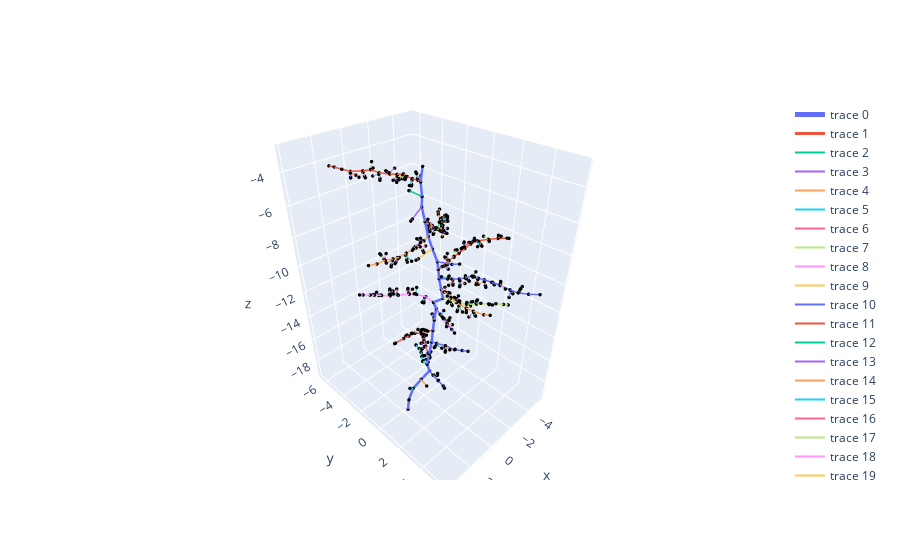

The code cell stored with this chart in its notebook:
### Code cell
# rs.initialize()
# rs.simulate(14)
# pyroot = Root(rs)
fig = pyroot.plot(draw_nodes=True)
fig

### Figure 1 — Plotly figure (JSON) as saved in the notebook; plotly's stock layout.template omitted (floating-point values rounded to 4 significant figures; data arrays with more than 128 entries replaced by an {"elided": "..."} marker saying what was removed)
{"data": [{"line": {"width": 5}, "mode": "lines", "type": "scatter3d", "x": [0, -0.1523, -0.1946, -0.3979, -0.276, -0.1237, -0.2575, -0.3226, -0.6094, -0.7949, -0.9135, -1.107, -0.8751, -1.219, -0.991, -0.8671, -0.6158, -0.2586, -0.02844, -0.2467, 0.474, 1.13, 1.644, 1.929], "y": [0, -0.31, -0.2538, -0.5008, -0.1271, 0.2659, 0.4596, 0.7927, 0.6054, 0.5016, 0.5731, 0.5654, -0.02313, -0.1017, -0.05076, -0.04759, 0.1037, 0.2318, 0.2634, 0.2767, 0.2066, 0.1044, 0.2194, 0.4252], "z": [-3, -3.938, -4.735, -5.469, -6.165, -6.845, -7.61, -8.334, -9.057, -9.828, -10.62, -11.39, -11.88, -12.6, -13.37, -14.16, -14.9, -15.6, -16.37, -17.14, -17.48, -17.92, -18.53, -19.06]}, {"line": {"width": 3.0}, "mode": "lines", "type": "scatter3d", "x": [-0.1523, -0.2161, -0.2924, -0.3419, -0.4508, -0.4449, -0.3302, -0.02356, 0.1339, 0.1221, 0.6115, 0.9158, 1.146, 1.317], "y": [-0.31, -0.5755, -1.078, -1.54, -1.941, -2.459, -2.941, -3.488, -4.021, -4.768, -5.317, -5.698, -6.092, -6.364], "z": [-3.938, -3.95, -4.016, -4.045, -4.037, -4.199, -4.288, -4.278, -4.203, -4.469, -4.516, -4.412, -4.322, -4.28]}, {"line": {"width": 2.0}, "mode": "lines", "type": "scatter3d", "x": [-0.2161, -0.2227, -0.2373, -0.213], "y": [-0.5755, -0.6107, -0.6919, -0.7215], "z": [-3.95, -3.851, -3.625, -3.545]}, {"line": {"width": 2.0}, "mode": "lines", "type": "scatter3d", "x": [-0.2227, -0.1852], "y": [-0.6107, -0.319], "z": [-3.851, -3.609]}, {"line": {"width": 2.0}, "mode": "lines", "type": "scatter3d", "x": [-0.2924, -0.2973, -0.2761, -0.2797], "y": [-1.078, -1.108, -1.128, -1.143], "z": [-4.016, -4.099, -4.337, -4.433]}, {"line": {"width": 2.0}, "mode": "lines", "type": "scatter3d", "x": [-0.2973, 0.03743], "y": [-1.108, -0.9644], "z": [-4.099, -4.272]}, {"line": {"width": 2.0}, "mode": "lines", "type": "scatter3d", "x": [-0.3419, -0.2436, -0.06159, 2.633e-05], "y": [-1.54, -1.541, -1.385, -1.324], "z": [-4.045, -4.04, -4.051, -4.05]}, {"line": {"width": 2.0}, "mode": "lines", "type": "scatter3d", "x": [-0.2436, -0.01158], "y": [-1.541, -1.907], "z": [-4.04, -4.058]}, {"line": {"width": 2.0}, "mode": "lines", "type": "scatter3d", "x": [-0.4508, -0.3973, -0.3058, -0.2636], "y": [-1.941, -1.963, -2.08, -2.125], "z": [-4.037, -4.12, -4.309, -4.367]}, {"line": {"width": 2.0}, "mode": "lines", "type": "scatter3d", "x": [-0.3973, -0.5742], "y": [-1.963, -2.185], "z": [-4.12, -4.408]}, {"line": {"width": 2.0}, "mode": "lines", "type": "scatter3d", "x": [-0.4449, -0.4293, -0.33, -0.2841], "y": [-2.459, -2.444, -2.374, -2.334], "z": [-4.199, -4.293, -4.5, -4.582]}, {"line": {"width": 2.0}, "mode": "lines", "type": "scatter3d", "x": [-0.4293, -0.0431], "y": [-2.444, -2.345], "z": [-4.293, -4.395]}, {"line": {"width": 2.0}, "mode": "lines", "type": "scatter3d", "x": [-0.3302, -0.3435, -0.3754, -0.4], "y": [-2.941, -3.008, -3.246, -3.351], "z": [-4.288, -4.238, -4.227, -4.228]}, {"line": {"width": 2.0}, "mode": "lines", "type": "scatter3d", "x": [-0.3435, -0.6867], "y": [-3.008, -2.925], "z": [-4.238, -4.042]}, {"line": {"width": 2.0}, "mode": "lines", "type": "scatter3d", "x": [-0.02356, -0.0235, -0.05703, -0.05959], "y": [-3.488, -3.521, -3.489, -3.504], "z": [-4.278, -4.382, -4.617, -4.729]}, {"line": {"width": 2.0}, "mode": "lines", "type": "scatter3d", "x": [-0.0235, 0.134], "y": [-3.521, -3.881], "z": [-4.382, -4.527]}, {"line": {"width": 2.0}, "mode": "lines", "type": "scatter3d", "x": [0.1339, 0.06158, -0.1431, -0.2214], "y": [-4.021, -4.089, -4.209, -4.257], "z": [-4.203, -4.2, -4.237, -4.257]}, {"line": {"width": 2.0}, "mode": "lines", "type": "scatter3d", "x": [0.06158, -0.02855], "y": [-4.089, -4.099], "z": [-4.2, -3.797]}, {"line": {"width": 2.0}, "mode": "lines", "type": "scatter3d", "x": [0.1221, 0.115, 0.06081, 0.03063], "y": [-4.768, -4.785, -4.732, -4.713], "z": [-4.469, -4.567, -4.795, -4.896]}, {"line": {"width": 2.0}, "mode": "lines", "type": "scatter3d", "x": [0.115, 0.4627], "y": [-4.785, -4.736], "z": [-4.567, -4.747]}, {"line": {"width": 2.0}, "mode": "lines", "type": "scatter3d", "x": [0.6115, 0.6476, 0.6583, 0.6653], "y": [-5.317, -5.271, -5.266, -5.266], "z": [-4.516, -4.601, -4.841, -4.878]}, {"line": {"width": 2.0}, "mode": "lines", "type": "scatter3d", "x": [0.6476, 0.3873], "y": [-5.271, -5.131], "z": [-4.601, -4.753]}, {"line": {"width": 3.0}, "mode": "lines", "type": "scatter3d", "x": [-0.1946, -0.2294, -0.2266], "y": [-0.2538, -1.253, -1.297], "z": [-4.735, -4.727, -4.733]}, {"line": {"width": 3.0}, "mode": "lines", "type": "scatter3d", "x": [-0.3979, 0.5198, 0.6652], "y": [-0.5008, -0.2758, -0.2405], "z": [-5.469, -5.796, -5.848]}, {"line": {"width": 3.0}, "mode": "lines", "type": "scatter3d", "x": [-0.276, -0.682, -1.148, -1.562, -1.974, -2.255, -2.71, -3.027, -3.327, -3.589, -3.845, -4.132, -4.498], "y": [-0.1271, -0.2679, -0.4093, -0.5245, -0.7102, -0.8376, -1.184, -1.366, -1.761, -2.104, -2.538, -2.839, -3.056], "z": [-6.165, -6.525, -6.854, -7.161, -7.514, -7.753, -7.787, -7.844, -7.838, -7.872, -7.804, -7.826, -7.832]}, {"line": {"width": 2.0}, "mode": "lines", "type": "scatter3d", "x": [-0.682, -0.703, -0.7267, -0.7176], "y": [-0.2679, -0.2375, -0.215, -0.1845], "z": [-6.525, -6.63, -6.868, -6.964]}, {"line": {"width": 2.0}, "mode": "lines", "type": "scatter3d", "x": [-0.703, -0.839], "y": [-0.2375, 0.1462], "z": [-6.63, -6.635]}, {"line": {"width": 2.0}, "mode": "lines", "type": "scatter3d", "x": [-1.148, -1.166, -1.219, -1.236], "y": [-0.4093, -0.4867, -0.7197, -0.8091], "z": [-6.854, -6.848, -6.827, -6.815]}, {"line": {"width": 2.0}, "mode": "lines", "type": "scatter3d", "x": [-1.166, -1.056], "y": [-0.4867, -0.6918], "z": [-6.848, -6.507]}, {"line": {"width": 2.0}, "mode": "lines", "type": "scatter3d", "x": [-1.562, -1.511, -1.424, -1.394], "y": [-0.5245, -0.5408, -0.5794, -0.5922], "z": [-7.161, -7.253, -7.474, -7.551]}, {"line": {"width": 2.0}, "mode": "lines", "type": "scatter3d", "x": [-1.511, -1.259], "y": [-0.5408, -0.8066], "z": [-7.253, -7.224]}, {"line": {"width": 2.0}, "mode": "lines", "type": "scatter3d", "x": [-1.974, -1.991, -1.971, -1.96], "y": [-0.7102, -0.8013, -1.027, -1.136], "z": [-7.514, -7.498, -7.576, -7.59]}, {"line": {"width": 2.0}, "mode": "lines", "type": "scatter3d", "x": [-1.991, -2.205], "y": [-0.8013, -0.8905], "z": [-7.498, -7.169]}, {"line": {"width": 2.0}, "mode": "lines", "type": "scatter3d", "x": [-2.255, -2.299, -2.479, -2.545], "y": [-0.8376, -0.7558, -0.6272, -0.5791], "z": [-7.753, -7.789, -7.883, -7.919]}, {"line": {"width": 2.0}, "mode": "lines", "type": "scatter3d", "x": [-2.299, -2.376], "y": [-0.7558, -0.7935], "z": [-7.789, -8.156]}, {"line": {"width": 2.0}, "mode": "lines", "type": "scatter3d", "x": [-2.71, -2.764, -2.891, -2.935], "y": [-1.184, -1.182, -1.193, -1.181], "z": [-7.787, -7.862, -8.065, -8.143]}, {"line": {"width": 2.0}, "mode": "lines", "type": "scatter3d", "x": [-2.764, -3.046], "y": [-1.182, -1.504], "z": [-7.862, -7.83]}, {"line": {"width": 2.0}, "mode": "lines", "type": "scatter3d", "x": [-3.027, -3.03, -3.034, -3.033], "y": [-1.366, -1.403, -1.304, -1.28], "z": [-7.844, -7.967, -8.186, -8.277]}, {"line": {"width": 2.0}, "mode": "lines", "type": "scatter3d", "x": [-3.03, -3.365], "y": [-1.403, -1.298], "z": [-7.967, -8.164]}, {"line": {"width": 2.0}, "mode": "lines", "type": "scatter3d", "x": [-3.327, -3.421, -3.643, -3.731], "y": [-1.761, -1.717, -1.644, -1.616], "z": [-7.838, -7.83, -7.886, -7.908]}, {"line": {"width": 2.0}, "mode": "lines", "type": "scatter3d", "x": [-3.421, -3.639], "y": [-1.717, -1.567], "z": [-7.83, -7.523]}, {"line": {"width": 2.0}, "mode": "lines", "type": "scatter3d", "x": [-3.589, -3.698, -3.923, -4.022], "y": [-2.104, -2.092, -2.058, -2.042], "z": [-7.872, -7.833, -7.757, -7.728]}, {"line": {"width": 2.0}, "mode": "lines", "type": "scatter3d", "x": [-3.698, -3.811], "y": [-2.092, -1.724], "z": [-7.833, -7.766]}, {"line": {"width": 2.0}, "mode": "lines", "type": "scatter3d", "x": [-3.845, -3.851], "y": [-2.538, -2.54], "z": [-7.804, -7.815]}, {"line": {"width": 3.0}, "mode": "lines", "type": "scatter3d", "x": [-0.1237, 0.2905, 0.7426, 0.9849, 1.648, 2.123, 2.514, 2.948, 3.49, 3.919], "y": [0.2659, 0.3578, 0.4371, 0.4748, 0.4113, 0.4005, 0.3513, 0.258, 0.2645, 0.1332], "z": [-6.845, -6.947, -7.033, -7.053, -7.11, -7.172, -7.113, -7.058, -7.028, -6.993]}, {"line": {"width": 2.0}, "mode": "lines", "type": "scatter3d", "x": [0.2905, 0.3577, 0.4475, 0.4586], "y": [0.3578, 0.3063, 0.08603, -0.01778], "z": [-6.947, -6.915, -6.883, -6.893]}, {"line": {"width": 2.0}, "mode": "lines", "type": "scatter3d", "x": [0.3577, 0.6019], "y": [0.3063, 0.4135], "z": [-6.915, -6.636]}, {"line": {"width": 2.0}, "mode": "lines", "type": "scatter3d", "x": [0.7426, 0.7276, 0.6842, 0.6825], "y": [0.4371, 0.5112, 0.6633, 0.7422], "z": [-7.033, -7.066, -7.247, -7.335]}, {"line": {"width": 2.0}, "mode": "lines", "type": "scatter3d", "x": [0.7276, 0.3895], "y": [0.5112, 0.587], "z": [-7.066, -7.118]}, {"line": {"width": 2.0}, "mode": "lines", "type": "scatter3d", "x": [0.9849, 1.03, 1.249, 1.346], "y": [0.4748, 0.4365, 0.5347, 0.5721], "z": [-7.053, -6.977, -6.974, -7.0]}, {"line": {"width": 2.0}, "mode": "lines", "type": "scatter3d", "x": [1.03, 0.8157], "y": [0.4365, 0.6287], "z": [-6.977, -6.72]}, {"line": {"width": 2.0}, "mode": "lines", "type": "scatter3d", "x": [1.648, 1.687, 1.718, 1.736], "y": [0.4113, 0.426, 0.5191, 0.5807], "z": [-7.11, -7.222, -7.441, -7.55]}, {"line": {"width": 2.0}, "mode": "lines", "type": "scatter3d", "x": [1.687, 1.674], "y": [0.426, 0.8471], "z": [-7.222, -7.408]}, {"line": {"width": 2.0}, "mode": "lines", "type": "scatter3d", "x": [2.123, 2.169, 2.242, 2.277], "y": [0.4005, 0.353, 0.2613, 0.2271], "z": [-7.172, -7.257, -7.466, -7.553]}, {"line": {"width": 2.0}, "mode": "lines", "type": "scatter3d", "x": [2.169, 1.994], "y": [0.353, 0.1028], "z": [-7.257, -7.372]}, {"line": {"width": 2.0}, "mode": "lines", "type": "scatter3d", "x": [2.514, 2.547, 2.632, 2.668], "y": [0.3513, 0.3486, 0.354, 0.3667], "z": [-7.113, -7.199, -7.423, -7.513]}, {"line": {"width": 2.0}, "mode": "lines", "type": "scatter3d", "x": [2.547, 2.902], "y": [0.3486, 0.2773], "z": [-7.199, -7.228]}, {"line": {"width": 2.0}, "mode": "lines", "type": "scatter3d", "x": [2.948, 2.954, 2.998, 3.014], "y": [0.258, 0.1794, 0.00444, -0.05493], "z": [-7.058, -6.983, -6.824, -6.772]}, {"line": {"width": 2.0}, "mode": "lines", "type": "scatter3d", "x": [2.954, 2.912], "y": [0.1794, 0.3237], "z": [-6.983, -6.641]}, {"line": {"width": 3.0}, "mode": "lines", "type": "scatter3d", "x": [-0.2575, 0.685, 0.8159], "y": [0.4596, 0.3199, 0.2751], "z": [-7.61, -7.913, -7.956]}, {"line": {"width": 3.0}, "mode": "lines", "type": "scatter3d", "x": [-0.3226, -0.4497, -0.6435], "y": [0.7927, 1.764, 2.147], "z": [-8.334, -8.133, -8.029]}, {"line": {"width": 3.0}, "mode": "lines", "type": "scatter3d", "x": [-0.6094, -0.945, -1.566, -2.013, -2.41, -2.966, -3.485, -4.02, -4.536, -4.977, -5.303, -5.366], "y": [0.6054, 0.5682, 0.5298, 0.5172, 0.5346, 0.5125, 0.5214, 0.6303, 1.032, 1.41, 1.854, 1.944], "z": [-9.057, -9.033, -8.928, -8.826, -8.787, -8.687, -8.586, -8.537, -8.472, -8.44, -8.37, -8.376]}, {"line": {"width": 2.0}, "mode": "lines", "type": "scatter3d", "x": [-0.945, -0.9715, -1.004, -1.017], "y": [0.5682, 0.6485, 0.8371, 0.9101], "z": [-9.033, -8.982, -8.837, -8.782]}, {"line": {"width": 2.0}, "mode": "lines", "type": "scatter3d", "x": [-0.9715, -1.221], "y": [0.6485, 0.8135], "z": [-8.982, -9.218]}, {"line": {"width": 2.0}, "mode": "lines", "type": "scatter3d", "x": [-1.566, -1.588, -1.644, -1.665], "y": [0.5298, 0.4413, 0.2092, 0.114], "z": [-8.928, -8.926, -8.901, -8.888]}, {"line": {"width": 2.0}, "mode": "lines", "type": "scatter3d", "x": [-1.588, -1.685], "y": [0.4413, 0.2807], "z": [-8.926, -8.586]}, {"line": {"width": 2.0}, "mode": "lines", "type": "scatter3d", "x": [-2.013, -2.073, -2.211, -2.269], "y": [0.5172, 0.4673, 0.3441, 0.2926], "z": [-8.826, -8.878, -9.031, -9.097]}, {"line": {"width": 2.0}, "mode": "lines", "type": "scatter3d", "x": [-2.073, -2.407], "y": [0.4673, 0.2571], "z": [-8.878, -8.678]}, {"line": {"width": 2.0}, "mode": "lines", "type": "scatter3d", "x": [-2.41, -2.441, -2.582, -2.624], "y": [0.5346, 0.5496, 0.5662, 0.6032], "z": [-8.787, -8.705, -8.511, -8.456]}, {"line": {"width": 2.0}, "mode": "lines", "type": "scatter3d", "x": [-2.441, -2.166], "y": [0.5496, 0.5899], "z": [-8.705, -8.411]}, {"line": {"width": 2.0}, "mode": "lines", "type": "scatter3d", "x": [-2.966, -2.983, -3.089, -3.152], "y": [0.5125, 0.4518, 0.317, 0.2835], "z": [-8.687, -8.613, -8.446, -8.406]}, {"line": {"width": 2.0}, "mode": "lines", "type": "scatter3d", "x": [-2.983, -3.374], "y": [0.4518, 0.4705], "z": [-8.613, -8.452]}, {"line": {"width": 2.0}, "mode": "lines", "type": "scatter3d", "x": [-3.485, -3.52, -3.548, -3.548], "y": [0.5214, 0.5471, 0.7083, 0.7837], "z": [-8.586, -8.472, -8.296, -8.249]}, {"line": {"width": 2.0}, "mode": "lines", "type": "scatter3d", "x": [-3.52, -3.933], "y": [0.5471, 0.4257], "z": [-8.472, -8.406]}, {"line": {"width": 2.0}, "mode": "lines", "type": "scatter3d", "x": [-4.02, -4.039, -4.141, -4.183], "y": [0.6303, 0.7039, 0.7988, 0.8443], "z": [-8.537, -8.589, -8.784, -8.881]}, {"line": {"width": 2.0}, "mode": "lines", "type": "scatter3d", "x": [-4.039, -3.693], "y": [0.7039, 0.9018], "z": [-8.589, -8.689]}, {"line": {"width": 2.0}, "mode": "lines", "type": "scatter3d", "x": [-4.536, -4.618, -4.782, -4.812], "y": [1.032, 0.9867, 0.9209, 0.9024], "z": [-8.472, -8.55, -8.712, -8.772]}, {"line": {"width": 2.0}, "mode": "lines", "type": "scatter3d", "x": [-4.618, -4.637], "y": [0.9867, 0.5791], "z": [-8.55, -8.476]}, {"line": {"width": 2.0}, "mode": "lines", "type": "scatter3d", "x": [-4.977, -4.976, -5.011], "y": [1.41, 1.463, 1.604], "z": [-8.44, -8.363, -8.22]}, {"line": {"width": 2.0}, "mode": "lines", "type": "scatter3d", "x": [-4.976, -5.017], "y": [1.463, 1.399], "z": [-8.363, -8.237]}, {"line": {"width": 3.0}, "mode": "lines", "type": "scatter3d", "x": [-0.7949, -1.077, -1.21, -1.445, -1.643, -1.867, -2.141, -2.377, -2.551, -2.67, -2.799, -2.93, -3.142, -3.429, -3.429], "y": [0.5016, 0.9238, 1.127, 1.502, 1.771, 2.067, 2.331, 2.576, 2.999, 3.51, 4.121, 4.594, 5.132, 5.674, 5.675], "z": [-9.828, -9.784, -9.754, -9.684, -9.576, -9.422, -9.566, -9.671, -9.733, -9.765, -9.817, -9.864, -9.791, -9.684, -9.684]}, {"line": {"width": 2.0}, "mode": "lines", "type": "scatter3d", "x": [-1.077, -1.051, -0.9833, -0.962], "y": [0.9238, 0.9624, 1.08, 1.126], "z": [-9.784, -9.694, -9.497, -9.429]}, {"line": {"width": 2.0}, "mode": "lines", "type": "scatter3d", "x": [-1.051, -0.7977], "y": [0.9624, 0.6786], "z": [-9.694, -9.611]}, {"line": {"width": 2.0}, "mode": "lines", "type": "scatter3d", "x": [-1.21, -1.203, -1.209, -1.203], "y": [1.127, 1.186, 1.226, 1.231], "z": [-9.754, -9.805, -10.04, -10.13]}, {"line": {"width": 2.0}, "mode": "lines", "type": "scatter3d", "x": [-1.203, -0.8298], "y": [1.186, 1.225], "z": [-9.805, -9.966]}, {"line": {"width": 2.0}, "mode": "lines", "type": "scatter3d", "x": [-1.445, -1.398, -1.318, -1.28], "y": [1.502, 1.57, 1.669, 1.685], "z": [-9.684, -9.757, -9.961, -10.06]}, {"line": {"width": 2.0}, "mode": "lines", "type": "scatter3d", "x": [-1.398, -1.657], "y": [1.57, 1.751], "z": [-9.757, -9.983]}, {"line": {"width": 2.0}, "mode": "lines", "type": "scatter3d", "x": [-1.643, -1.704, -1.867, -1.931], "y": [1.771, 1.801, 1.833, 1.847], "z": [-9.576, -9.643, -9.817, -9.904]}, {"line": {"width": 2.0}, "mode": "lines", "type": "scatter3d", "x": [-1.704, -2.01], "y": [1.801, 1.469], "z": [-9.643, -9.743]}, {"line": {"width": 2.0}, "mode": "lines", "type": "scatter3d", "x": [-1.867, -1.812, -1.703, -1.681], "y": [2.067, 2.131, 2.305, 2.391], "z": [-9.422, -9.376, -9.252, -9.214]}, {"line": {"width": 2.0}, "mode": "lines", "type": "scatter3d", "x": [-1.812, -1.975], "y": [2.131, 2.246], "z": [-9.376, -9.091]}, {"line": {"width": 2.0}, "mode": "lines", "type": "scatter3d", "x": [-2.141, -2.138, -2.078, -2.05], "y": [2.331, 2.301, 2.281, 2.273], "z": [-9.566, -9.669, -9.9, -9.993]}, {"line": {"width": 2.0}, "mode": "lines", "type": "scatter3d", "x": [-2.138, -2.221], "y": [2.301, 1.869], "z": [-9.669, -9.747]}, {"line": {"width": 2.0}, "mode": "lines", "type": "scatter3d", "x": [-2.377, -2.356, -2.309, -2.291], "y": [2.576, 2.617, 2.748, 2.8], "z": [-9.671, -9.766, -9.962, -10.05]}, {"line": {"width": 2.0}, "mode": "lines", "type": "scatter3d", "x": [-2.356, -2.114], "y": [2.617, 2.393], "z": [-9.766, -9.949]}, {"line": {"width": 2.0}, "mode": "lines", "type": "scatter3d", "x": [-2.551, -2.649, -2.814, -2.847], "y": [2.999, 2.984, 2.965, 2.982], "z": [-9.733, -9.784, -9.957, -10.06]}, {"line": {"width": 2.0}, "mode": "lines", "type": "scatter3d", "x": [-2.649, -2.881], "y": [2.984, 3.336], "z": [-9.784, -9.881]}, {"line": {"width": 2.0}, "mode": "lines", "type": "scatter3d", "x": [-2.67, -2.638, -2.569, -2.53], "y": [3.51, 3.549, 3.592, 3.613], "z": [-9.765, -9.674, -9.448, -9.359]}, {"line": {"width": 2.0}, "mode": "lines", "type": "scatter3d", "x": [-2.638, -2.563], "y": [3.549, 3.962], "z": [-9.674, -9.723]}, {"line": {"width": 2.0}, "mode": "lines", "type": "scatter3d", "x": [-2.799, -2.858, -2.963, -3.012], "y": [4.121, 4.134, 4.205, 4.201], "z": [-9.817, -9.89, -10.09, -10.16]}, {"line": {"width": 2.0}, "mode": "lines", "type": "scatter3d", "x": [-2.858, -2.66], "y": [4.134, 4.211], "z": [-9.89, -10.23]}, {"line": {"width": 2.0}, "mode": "lines", "type": "scatter3d", "x": [-2.93, -2.926, -2.88, -2.889], "y": [4.594, 4.63, 4.709, 4.736], "z": [-9.864, -9.776, -9.554, -9.486]}, {"line": {"width": 2.0}, "mode": "lines", "type": "scatter3d", "x": [-2.926, -3.257], "y": [4.63, 4.598], "z": [-9.776, -9.587]}, {"line": {"width": 2.0}, "mode": "lines", "type": "scatter3d", "x": [-3.142, -3.144], "y": [5.132, 5.133], "z": [-9.791, -9.787]}, {"line": {"width": 3.0}, "mode": "lines", "type": "scatter3d", "x": [-0.9135, -0.9293, -0.9663, -1.106, -1.208, -1.349, -1.427, -1.571, -1.721], "y": [0.5731, 0.8116, 1.318, 1.646, 1.817, 2.213, 2.695, 3.372, 3.704], "z": [-10.62, -10.69, -10.84, -11.13, -11.25, -11.37, -11.38, -11.34, -11.28]}, {"line": {"width": 2.0}, "mode": "lines", "type": "scatter3d", "x": [-0.9293, -1.019, -1.228, -1.319], "y": [0.8116, 0.8316, 0.8654, 0.9082], "z": [-10.69, -10.75, -10.86, -10.93]}, {"line": {"width": 2.0}, "mode": "lines", "type": "scatter3d", "x": [-1.019, -1.251], "y": [0.8316, 0.557], "z": [-10.75, -10.65]}, {"line": {"width": 2.0}, "mode": "lines", "type": "scatter3d", "x": [-0.9663, -0.8883, -0.6644, -0.5637], "y": [1.318, 1.335, 1.369, 1.399], "z": [-10.84, -10.9, -10.98, -11.01]}, {"line": {"width": 2.0}, "mode": "lines", "type": "scatter3d", "x": [-0.8883, -0.6226], "y": [1.335, 1.339], "z": [-10.9, -10.56]}, {"line": {"width": 2.0}, "mode": "lines", "type": "scatter3d", "x": [-1.106, -1.212, -1.36, -1.422], "y": [1.646, 1.621, 1.433, 1.323], "z": [-11.13, -11.12, -11.14, -11.17]}, {"line": {"width": 2.0}, "mode": "lines", "type": "scatter3d", "x": [-1.212, -1.299], "y": [1.621, 1.61], "z": [-11.12, -10.76]}, {"line": {"width": 2.0}, "mode": "lines", "type": "scatter3d", "x": [-1.208, -1.142, -1.023, -0.9748], "y": [1.817, 1.811, 1.829, 1.837], "z": [-11.25, -11.33, -11.54, -11.62]}, {"line": {"width": 2.0}, "mode": "lines", "type": "scatter3d", "x": [-1.142, -1.111], "y": [1.811, 2.143], "z": [-11.33, -11.56]}, {"line": {"width": 2.0}, "mode": "lines", "type": "scatter3d", "x": [-1.349, -1.372, -1.427, -1.451], "y": [2.213, 2.229, 2.172, 2.156], "z": [-11.37, -11.48, -11.7, -11.79]}, {"line": {"width": 2.0}, "mode": "lines", "type": "scatter3d", "x": [-1.372, -1.719], "y": [2.229, 2.223], "z": [-11.48, -11.4]}, {"line": {"width": 2.0}, "mode": "lines", "type": "scatter3d", "x": [-1.427, -1.458, -1.528, -1.554], "y": [2.695, 2.708, 2.762, 2.78], "z": [-11.38, -11.47, -11.7, -11.76]}, {"line": {"width": 2.0}, "mode": "lines", "type": "scatter3d", "x": [-1.458, -1.167], "y": [2.708, 2.596], "z": [-11.47, -11.71]}, {"line": {"width": 3.0}, "mode": "lines", "type": "scatter3d", "x": [-1.107, -1.339, -1.468, -1.657, -1.916, -2.42, -2.721, -3.047, -3.246], "y": [0.5654, 0.9201, 1.525, 1.973, 2.512, 3.021, 3.318, 3.639, 3.835], "z": [-11.39, -11.47, -11.4, -11.38, -11.22, -11.2, -11.19, -11.24, -11.28]}, {"line": {"width": 2.0}, "mode": "lines", "type": "scatter3d", "x": [-1.339, -1.361, -1.431, -1.458], "y": [0.9201, 0.936, 0.9907, 1.01], "z": [-11.47, -11.57, -11.79, -11.88]}, {"line": {"width": 2.0}, "mode": "lines", "type": "scatter3d", "x": [-1.361, -1.696], "y": [0.936, 1.199], "z": [-11.57, -11.57]}, {"line": {"width": 2.0}, "mode": "lines", "type": "scatter3d", "x": [-1.468, -1.447, -1.35, -1.28], "y": [1.525, 1.566, 1.676, 1.71], "z": [-11.4, -11.32, -11.12, -11.05]}, {"line": {"width": 2.0}, "mode": "lines", "type": "scatter3d", "x": [-1.447, -1.285], "y": [1.566, 1.313], "z": [-11.32, -11.02]}, {"line": {"width": 2.0}, "mode": "lines", "type": "scatter3d", "x": [-1.657, -1.701, -1.85, -1.9], "y": [1.973, 2.013, 2.176, 2.233], "z": [-11.38, -11.29, -11.2, -11.17]}, {"line": {"width": 2.0}, "mode": "lines", "type": "scatter3d", "x": [-1.701, -1.444], "y": [2.013, 2.146], "z": [-11.29, -11.04]}, {"line": {"width": 2.0}, "mode": "lines", "type": "scatter3d", "x": [-1.916, -1.889, -1.848, -1.849], "y": [2.512, 2.503, 2.562, 2.603], "z": [-11.22, -11.15, -10.92, -10.83]}, {"line": {"width": 2.0}, "mode": "lines", "type": "scatter3d", "x": [-1.889, -1.905], "y": [2.503, 2.828], "z": [-11.15, -10.98]}, {"line": {"width": 2.0}, "mode": "lines", "type": "scatter3d", "x": [-2.42, -2.408, -2.416], "y": [3.021, 3.119, 3.297], "z": [-11.2, -11.17, -11.13]}, {"line": {"width": 2.0}, "mode": "lines", "type": "scatter3d", "x": [-2.408, -2.26], "y": [3.119, 3.167], "z": [-11.17, -11.08]}, {"line": {"width": 3.0}, "mode": "lines", "type": "scatter3d", "x": [-0.8751, -0.8046, -0.4361, -0.1199, 0.4315, 0.8332, 1.205, 1.551, 1.756, 2.128, 2.298], "y": [-0.02313, -0.6213, -1.069, -1.393, -1.801, -2.116, -2.488, -2.755, -2.907, -3.131, -3.248], "z": [-11.88, -11.72, -11.58, -11.56, -11.57, -11.58, -11.55, -11.49, -11.45, -11.36, -11.34]}, {"line": {"width": 2.0}, "mode": "lines", "type": "scatter3d", "x": [-0.8046, -0.7485, -0.664, -0.6411], "y": [-0.6213, -0.6686, -0.6737, -0.6364], "z": [-11.72, -11.78, -12.0, -12.12]}, {"line": {"width": 2.0}, "mode": "lines", "type": "scatter3d", "x": [-0.7485, -0.3979], "y": [-0.6686, -0.5307], "z": [-11.78, -11.89]}, {"line": {"width": 2.0}, "mode": "lines", "type": "scatter3d", "x": [-0.4361, -0.3716, -0.2062, -0.1302], "y": [-1.069, -1.064, -0.9755, -0.9458], "z": [-11.58, -11.51, -11.36, -11.31]}, {"line": {"width": 2.0}, "mode": "lines", "type": "scatter3d", "x": [-0.3716, -0.5119], "y": [-1.064, -1.131], "z": [-11.51, -11.12]}, {"line": {"width": 2.0}, "mode": "lines", "type": "scatter3d", "x": [-0.1199, -0.1467, -0.2475, -0.3294], "y": [-1.393, -1.468, -1.655, -1.729], "z": [-11.56, -11.52, -11.41, -11.4]}, {"line": {"width": 2.0}, "mode": "lines", "type": "scatter3d", "x": [-0.1467, -0.3588], "y": [-1.468, -1.344], "z": [-11.52, -11.28]}, {"line": {"width": 2.0}, "mode": "lines", "type": "scatter3d", "x": [0.4315, 0.48, 0.6762, 0.754], "y": [-1.801, -1.854, -1.983, -2.035], "z": [-11.57, -11.49, -11.44, -11.42]}, {"line": {"width": 2.0}, "mode": "lines", "type": "scatter3d", "x": [0.48, 0.2503], "y": [-1.854, -2.136], "z": [-11.49, -11.36]}, {"line": {"width": 2.0}, "mode": "lines", "type": "scatter3d", "x": [0.8332, 0.828, 0.6858, 0.6241], "y": [-2.116, -2.177, -2.294, -2.352], "z": [-11.58, -11.5, -11.34, -11.29]}, {"line": {"width": 2.0}, "mode": "lines", "type": "scatter3d", "x": [0.828, 0.5196], "y": [-2.177, -2.185], "z": [-11.5, -11.41]}, {"line": {"width": 2.0}, "mode": "lines", "type": "scatter3d", "x": [1.205, 1.18, 1.169, 1.166], "y": [-2.488, -2.576, -2.779, -2.824], "z": [-11.55, -11.58, -11.71, -11.74]}, {"line": {"width": 2.0}, "mode": "lines", "type": "scatter3d", "x": [1.18, 1.32], "y": [-2.576, -2.815], "z": [-11.58, -11.41]}, {"line": {"width": 2.0}, "mode": "lines", "type": "scatter3d", "x": [1.551, 1.532, 1.505], "y": [-2.755, -2.829, -2.926], "z": [-11.49, -11.51, -11.55]}, {"line": {"width": 2.0}, "mode": "lines", "type": "scatter3d", "x": [1.532, 1.502], "y": [-2.829, -2.832], "z": [-11.51, -11.52]}, {"line": {"width": 3.0}, "mode": "lines", "type": "scatter3d", "x": [-1.219, -1.159, -1.118, -1.072, -0.9459, -0.8809], "y": [-0.1017, 0.3053, 0.6217, 0.9759, 1.495, 1.793], "z": [-12.6, -12.8, -12.94, -13.11, -13.2, -13.27]}, {"line": {"width": 2.0}, "mode": "lines", "type": "scatter3d", "x": [-1.159, -1.11, -1.018, -1.011], "y": [0.3053, 0.401, 0.6223, 0.7267], "z": [-12.8, -12.77, -12.76, -12.78]}, {"line": {"width": 2.0}, "mode": "lines", "type": "scatter3d", "x": [-1.11, -1.27], "y": [0.401, 0.5004], "z": [-12.77, -12.45]}, {"line": {"width": 2.0}, "mode": "lines", "type": "scatter3d", "x": [-1.118, -1.191, -1.376, -1.441], "y": [0.6217, 0.6571, 0.7539, 0.8093], "z": [-12.94, -13.0, -13.12, -13.17]}, {"line": {"width": 2.0}, "mode": "lines", "type": "scatter3d", "x": [-1.191, -1.344], "y": [0.6571, 0.9578], "z": [-13.0, -12.81]}, {"line": {"width": 2.0}, "mode": "lines", "type": "scatter3d", "x": [-1.072, -1.11, -1.173, -1.175], "y": [0.9759, 0.9699, 0.8943, 0.8545], "z": [-13.11, -13.19, -13.41, -13.48]}, {"line": {"width": 2.0}, "mode": "lines", "type": "scatter3d", "x": [-1.11, -1.373], "y": [0.9699, 1.16], "z": [-13.19, -13.26]}, {"line": {"width": 3.0}, "mode": "lines", "type": "scatter3d", "x": [-0.991, -1.606, -1.828], "y": [-0.05076, -0.6687, -1.061], "z": [-13.37, -13.85, -13.91]}, {"line": {"width": 3.0}, "mode": "lines", "type": "scatter3d", "x": [-0.8671, -0.6104, -0.1845, 0.2218, 0.6931, 1.116, 1.762, 1.829], "y": [-0.04759, -0.2662, -0.4117, -0.5959, -0.6508, -0.6803, -0.7191, -0.7246], "z": [-14.16, -14.19, -14.19, -14.07, -14.05, -14.01, -14.02, -14.02]}, {"line": {"width": 2.0}, "mode": "lines", "type": "scatter3d", "x": [-0.6104, -0.5478, -0.3693, -0.2788], "y": [-0.2662, -0.2832, -0.3999, -0.4697], "z": [-14.19, -14.11, -14.0, -13.99]}, {"line": {"width": 2.0}, "mode": "lines", "type": "scatter3d", "x": [-0.5478, -0.3466], "y": [-0.2832, -0.5303], "z": [-14.11, -14.38]}, {"line": {"width": 2.0}, "mode": "lines", "type": "scatter3d", "x": [-0.1845, -0.1302, 0.007029, 0.06298], "y": [-0.4117, -0.3506, -0.2017, -0.1403], "z": [-14.19, -14.12, -14.0, -13.94]}, {"line": {"width": 2.0}, "mode": "lines", "type": "scatter3d", "x": [-0.1302, -0.2588], "y": [-0.3506, -0.1514], "z": [-14.12, -13.82]}, {"line": {"width": 2.0}, "mode": "lines", "type": "scatter3d", "x": [0.2218, 0.2808, 0.4892, 0.5501], "y": [-0.5959, -0.5598, -0.5543, -0.553], "z": [-14.07, -14.0, -13.88, -13.85]}, {"line": {"width": 2.0}, "mode": "lines", "type": "scatter3d", "x": [0.2808, 0.101], "y": [-0.5598, -0.422], "z": [-14.0, -13.71]}, {"line": {"width": 2.0}, "mode": "lines", "type": "scatter3d", "x": [0.6931, 0.7316, 0.7576], "y": [-0.6508, -0.7505, -0.8574], "z": [-14.05, -14.07, -14.13]}, {"line": {"width": 2.0}, "mode": "lines", "type": "scatter3d", "x": [0.7316, 0.7223], "y": [-0.7505, -0.7833], "z": [-14.07, -14.03]}, {"line": {"width": 3.0}, "mode": "lines", "type": "scatter3d", "x": [-0.6158, -0.7625, -1.015, -1.211, -1.49, -1.724], "y": [0.1037, 0.4106, 0.954, 1.573, 1.977, 2.27], "z": [-14.9, -14.91, -14.93, -15.01, -14.99, -15.02]}, {"line": {"width": 2.0}, "mode": "lines", "type": "scatter3d", "x": [-0.7625, -0.7222, -0.6958, -0.6678], "y": [0.4106, 0.4388, 0.3249, 0.2877], "z": [-14.91, -14.99, -15.2, -15.3]}, {"line": {"width": 2.0}, "mode": "lines", "type": "scatter3d", "x": [-0.7222, -0.7808], "y": [0.4388, 0.8598], "z": [-14.99, -15.05]}, {"line": {"width": 2.0}, "mode": "lines", "type": "scatter3d", "x": [-1.015, -0.9601, -0.8316, -0.7738], "y": [0.954, 1.002, 1.133, 1.166], "z": [-14.93, -14.97, -15.12, -15.19]}, {"line": {"width": 2.0}, "mode": "lines", "type": "scatter3d", "x": [-0.9601, -0.9598], "y": [1.002, 1.391], "z": [-14.97, -14.97]}, {"line": {"width": 2.0}, "mode": "lines", "type": "scatter3d", "x": [-1.211, -1.237], "y": [1.573, 1.601], "z": [-15.01, -14.96]}, {"line": {"width": 3.0}, "mode": "lines", "type": "scatter3d", "x": [-0.2586, -0.3927, -0.674, -0.912, -1.05, -1.233, -1.429], "y": [0.2318, -0.01489, -0.5193, -0.9257, -1.144, -1.568, -1.746], "z": [-15.6, -15.81, -15.7, -15.6, -15.53, -15.51, -15.6]}, {"line": {"width": 2.0}, "mode": "lines", "type": "scatter3d", "x": [-0.3927, -0.4423, -0.486, -0.4794], "y": [-0.01489, 0.03244, 0.05373, 0.06199], "z": [-15.81, -15.89, -16.12, -16.24]}, {"line": {"width": 2.0}, "mode": "lines", "type": "scatter3d", "x": [-0.4423, -0.7549], "y": [0.03244, -0.1189], "z": [-15.89, -15.99]}, {"line": {"width": 2.0}, "mode": "lines", "type": "scatter3d", "x": [-0.674, -0.6433, -0.56, -0.5321], "y": [-0.5193, -0.5909, -0.7066, -0.7476], "z": [-15.7, -15.78, -15.97, -16.02]}, {"line": {"width": 2.0}, "mode": "lines", "type": "scatter3d", "x": [-0.6433, -0.7143], "y": [-0.5909, -1.004], "z": [-15.78, -15.77]}, {"line": {"width": 2.0}, "mode": "lines", "type": "scatter3d", "x": [-0.912, -0.9447, -1.047, -1.062], "y": [-0.9257, -0.9721, -1.034, -1.045], "z": [-15.6, -15.68, -15.89, -15.93]}, {"line": {"width": 2.0}, "mode": "lines", "type": "scatter3d", "x": [-0.9447, -1.137], "y": [-0.9721, -0.7872], "z": [-15.68, -15.81]}, {"line": {"width": 2.0}, "mode": "lines", "type": "scatter3d", "x": [-1.05, -1.105, -1.225], "y": [-1.144, -1.098, -1.009], "z": [-15.53, -15.46, -15.36]}, {"line": {"width": 2.0}, "mode": "lines", "type": "scatter3d", "x": [-1.105, -1.18], "y": [-1.098, -1.174], "z": [-15.46, -15.4]}, {"line": {"width": 3.0}, "mode": "lines", "type": "scatter3d", "x": [-0.02844, -0.03486, -0.3016, -0.538, -0.7019, -0.8058, -0.8125], "y": [0.2634, -0.1595, -0.5192, -0.8232, -1.186, -1.59, -1.617], "z": [-16.37, -16.41, -16.39, -16.38, -16.36, -16.38, -16.38]}, {"line": {"width": 2.0}, "mode": "lines", "type": "scatter3d", "x": [-0.03486, -0.1287, -0.3518, -0.4148], "y": [-0.1595, -0.1914, -0.1931, -0.1978], "z": [-16.41, -16.44, -16.53, -16.54]}, {"line": {"width": 2.0}, "mode": "lines", "type": "scatter3d", "x": [-0.1287, -0.2799], "y": [-0.1914, 0.1068], "z": [-16.44, -16.47]}, {"line": {"width": 2.0}, "mode": "lines", "type": "scatter3d", "x": [-0.3016, -0.4029, -0.5016], "y": [-0.5192, -0.4759, -0.4262], "z": [-16.39, -16.39, -16.37]}, {"line": {"width": 2.0}, "mode": "lines", "type": "scatter3d", "x": [-0.4029, -0.417], "y": [-0.4759, -0.4814], "z": [-16.39, -16.36]}, {"line": {"width": 3.0}, "mode": "lines", "type": "scatter3d", "x": [-0.2467, -0.2062, -0.2145, -0.1824, -0.1345], "y": [0.2767, 0.6486, 1.121, 1.614, 1.773], "z": [-17.14, -17.25, -17.43, -17.54, -17.58]}, {"line": {"width": 2.0}, "mode": "lines", "type": "scatter3d", "x": [-0.2062, -0.2922, -0.4957, -0.508], "y": [0.6486, 0.6789, 0.7535, 0.7581], "z": [-17.25, -17.29, -17.4, -17.41]}, {"line": {"width": 2.0}, "mode": "lines", "type": "scatter3d", "x": [-0.2922, -0.4549], "y": [0.6789, 0.8224], "z": [-17.29, -17.14]}, {"line": {"width": 2.0}, "mode": "lines", "type": "scatter3d", "x": [-0.2145, -0.2171], "y": [1.121, 1.139], "z": [-17.43, -17.39]}, {"line": {"width": 3.0}, "mode": "lines", "type": "scatter3d", "x": [0.474, 0.5123], "y": [0.2066, 0.762], "z": [-17.48, -17.66]}, {"line": {"width": 3.0}, "mode": "lines", "type": "scatter3d", "x": [1.13, 1.319], "y": [0.1044, -0.008641], "z": [-17.92, -17.85]}, {"marker": {"color": "black", "size": 1.2}, "mode": "markers", "name": "plant", "type": "scatter3d", "x": {"elided": "472 float values"}, "y": {"elided": "472 float values"}, "z": {"elided": "472 float values"}}], "layout": {"scene": {"aspectmode": "data"}}}
